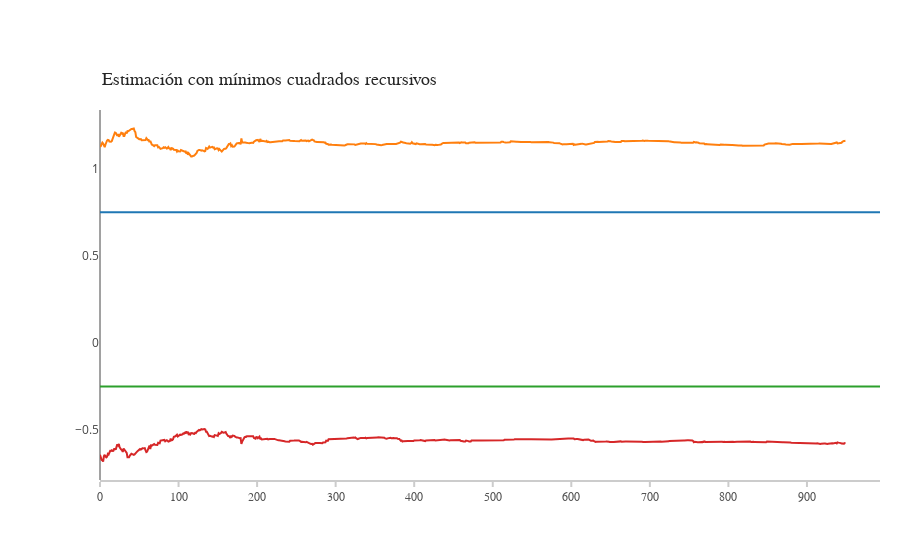

Notebook source saved alongside this figure:
### Code cell
trace = go.Scatter(
    y = a1,
    x = np.arange(nobs),
    name = 'Parametro a1')

trace1 = go.Scatter(
    y = c1,
    x = np.arange(nobs),
    name = 'Estimacion a1')

trace2 = go.Scatter(
    y = a2,
    x = np.arange(nobs),
    name = 'Parametro a2')

trace3 = go.Scatter(
    y = c2,
    x = np.arange(nobs),
    name = 'Estimacion a2')

layout = go.Layout(
    xaxis=dict(
        showline=True,
        showgrid=False,
        showticklabels=True,
        linecolor='rgb(204, 204, 204)',
        linewidth=2,
        ticks='outside',
        tickcolor='rgb(204, 204, 204)',
        tickwidth=2,
        ticklen=5,
        tickfont=dict(
            family='Arial',
            size=12,
            color='rgb(82, 82, 82)',
        ),
    ),
    yaxis=dict(
        showgrid=False,
        zeroline=False,
        showline=False,
        showticklabels=True,
    ),
    autosize=False,
    margin=dict(
        autoexpand=False,
        l=100,
        r=20,
        t=110,
    )
)

annotations = []
annotations.append(dict(xref='paper', yref='paper', x=0.0, y=1.05,
                              xanchor='left', yanchor='bottom',
                              text='Estimación con mínimos cuadrados recursivos',
                              font=dict(family='Arial',
                                        size=18,
                                        color='rgb(37,37,37)'),
                              showarrow=False))

layout['annotations'] = annotations

layout['annotations'] = annotations
traces = [trace, trace1, trace2, trace3]

fig = go.Figure(data=traces, layout=layout)
py.iplot(fig,filename='RLS')

### Figure 1 — Plotly figure (JSON) as saved in the notebook; plotly's stock layout.template omitted (floating-point values rounded to 4 significant figures; data arrays with more than 128 entries replaced by an {"elided": "..."} marker saying what was removed)
{"data": [{"name": "Parametro a1", "type": "scatter", "uid": "ea083f26-aa6a-4adb-9708-d3764391bb79", "x": {"elided": "1000 int values"}, "y": {"elided": "994 float values"}}, {"name": "Estimacion a1", "type": "scatter", "uid": "bc3e40e4-5dd9-471f-a13d-f6ff27ccc9a5", "x": {"elided": "1000 int values"}, "y": {"elided": "950 float values"}}, {"name": "Parametro a2", "type": "scatter", "uid": "d53a2348-4532-4b9a-b66d-6f5b3895b844", "x": {"elided": "1000 int values"}, "y": {"elided": "994 float values"}}, {"name": "Estimacion a2", "type": "scatter", "uid": "5d10c97f-3d4f-4e42-9bc6-57343116a8e4", "x": {"elided": "1000 int values"}, "y": {"elided": "950 float values"}}], "layout": {"annotations": [{"font": {"color": "rgb(37,37,37)", "family": "Arial", "size": 18}, "showarrow": false, "text": "Estimación con mínimos cuadrados recursivos", "x": 0, "xanchor": "left", "xref": "paper", "y": 1.05, "yanchor": "bottom", "yref": "paper"}], "autosize": false, "margin": {"autoexpand": false, "l": 100, "r": 20, "t": 110}, "xaxis": {"linecolor": "rgb(204, 204, 204)", "linewidth": 2, "showgrid": false, "showline": true, "showticklabels": true, "tickcolor": "rgb(204, 204, 204)", "tickfont": {"color": "rgb(82, 82, 82)", "family": "Arial", "size": 12}, "ticklen": 5, "ticks": "outside", "tickwidth": 2}, "yaxis": {"showgrid": false, "showline": false, "showticklabels": true, "zeroline": false}}}
